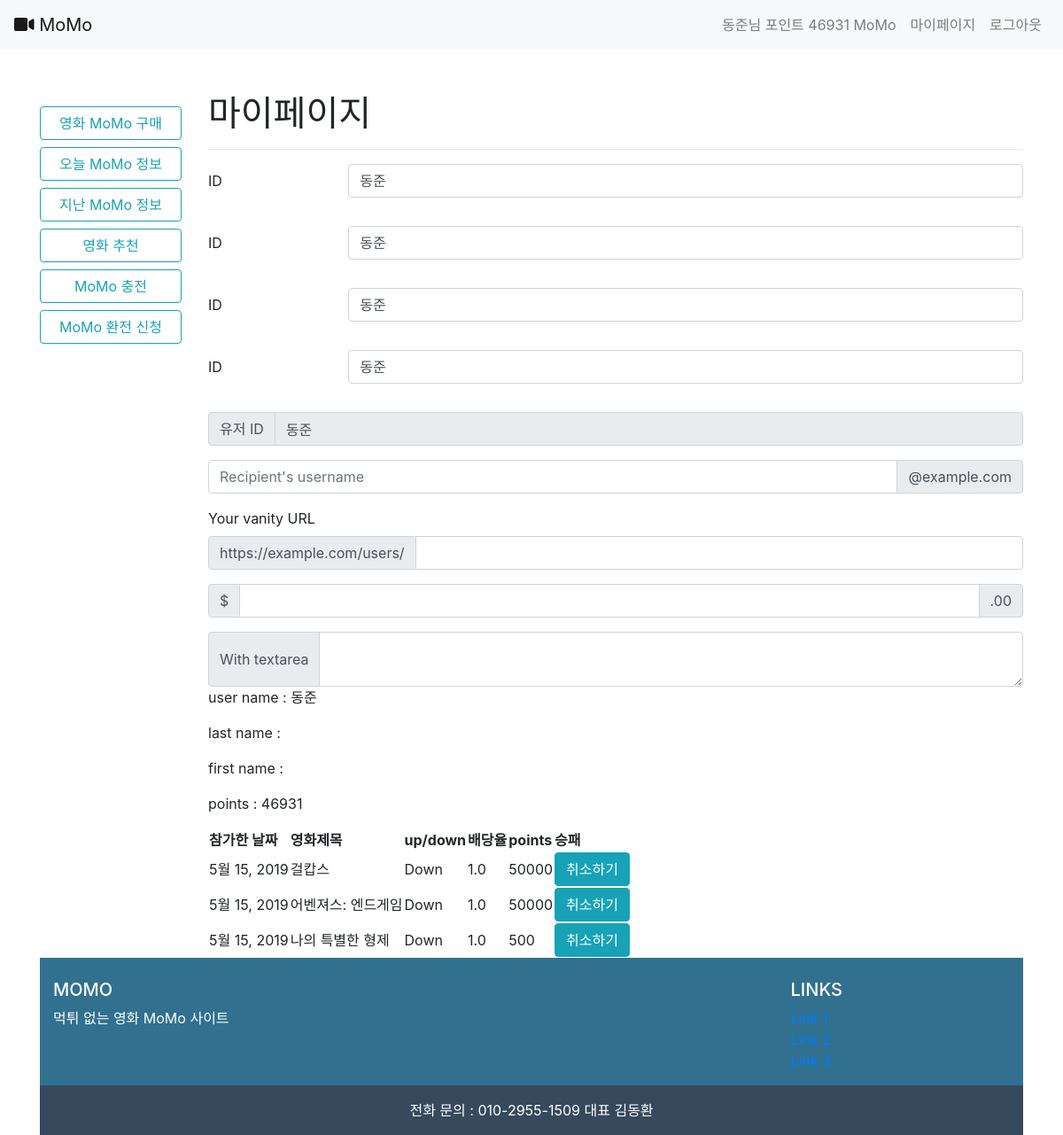
Page /accounts/2/ (signed in) on the committed database.
### accounts/models.py (models this page shows)
class User(AbstractUser):
    points = models.PositiveIntegerField(default=0)

### momo/models.py (models this page shows, shortened)
class UserMatchMoney(models.Model):
    user = models.ForeignKey(settings.AUTH_USER_MODEL, on_delete=models.CASCADE)
    match = models.ForeignKey(Match, on_delete=models.CASCADE)
    updown = models.IntegerField(default=0)
    points = models.IntegerField(default=0)# 1은 up 2는 down
    win = models.IntegerField(default=0)#0은 아직 상태 모름 1은 이김 2는 짐

class Match(models.Model):
    movie = models.ForeignKey(Movie, on_delete=models.CASCADE)
    user_up = models.ManyToManyField(settings.AUTH_USER_MODEL, related_name="up",blank=True)
    user_down = models.ManyToManyField(settings.AUTH_USER_MODEL, related_name="down",blank=True)
    standard = models.PositiveIntegerField(default = 0)# 기준관객수
    date = models.DateField(auto_now_add=True)# 날짜
    uprate = models.FloatField(default = 1)#up 배당
    downrate = models.FloatField(default = 1)#down 배당

class Movie(models.Model):
    title = models.CharField(max_length=120) # 영화 제목
    poster_url = models.ImageField(blank=True) # 영화 포스터
    audiCnt = models.IntegerField() # 해당일 관객수
    audinten = models.IntegerField() # 전일 대비 증감수
    audiChange = models.FloatField() # 전일 대비 증감 비율
    auidAcc = models.IntegerField() # 누적 관객수
    userRating = models.FloatField() # 영화 평점
    date = models.DateField()
    def __str__(self):
        return self.title

### accounts/views.py (the view)
# urls.py: path('<int:user_id>/',views.user_detail,name='user_detail'),
@login_required
def user_detail(request,user_id):
    user_infos = get_user_model().objects.get(pk=user_id)
    matches = UserMatchMoney.objects.filter(user=user_id)
    context={
        'user_infos':user_infos,
        'matches':matches
    }
    return render(request,'accounts/userdetail.html',context)

### accounts/templates/accounts/userdetail.html (shortened to what this page needs)
{% extends 'base.html' %}
{% block body %}
<h1>마이페이지</h1>
<hr>
<div class="form-group row">
  <label for="inputEmail3" class="col-sm-2 col-form-label">ID</label>
  <div class="col-sm-10">
    <p class="form-control">{{ user_infos.username }}</p>
  </div>
</div>
<div class="form-group row">
  <label for="inputEmail3" class="col-sm-2 col-form-label">ID</label>
  <div class="col-sm-10">
    <p class="form-control">{{ user_infos.username }}</p>
  </div>
</div>
<div class="form-group row">
  <label for="inputEmail3" class="col-sm-2 col-form-label">ID</label>
  <div class="col-sm-10">
    <p class="form-control">{{ user_infos.username }}</p>
  </div>
</div>
<div class="form-group row">
  <label for="inputEmail3" class="col-sm-2 col-form-label">ID</label>
  <div class="col-sm-10">
    <p class="form-control">{{ user_infos.username }}</p>
  </div>
</div>
<div class="input-group mb-3">
  <div class="input-group-prepend">
    <span class="input-group-text" id="basic-addon1">유저 ID</span>
  </div>
  <input type="text" class="form-control" placeholder="Username" aria-label="Username" aria-describedby="basic-addon1" value="{{ user_infos.username }}" readonly>
</div>
<div class="input-group mb-3">
  <input type="text" class="form-control" placeholder="Recipient's username" aria-label="Recipient's username" aria-describedby="basic-addon2">
  <div class="input-group-append">
    <span class="input-group-text" id="basic-addon2">@example.com</span>
  </div>
</div>
<label for="basic-url">Your vanity URL</label>
<div class="input-group mb-3">
  <div class="input-group-prepend">
    <span class="input-group-text" id="basic-addon3">https://example.com/users/</span>
  </div>
  <input type="text" class="form-control" id="basic-url" aria-describedby="basic-addon3">
</div>
<div class="input-group mb-3">
  <div class="input-group-prepend">
    <span class="input-group-text">$</span>
  </div>
  <input type="text" class="form-control" aria-label="Amount (to the nearest dollar)">
  <div class="input-group-append">
    <span class="input-group-text">.00</span>
  </div>
</div>
<div class="input-group">
  <div class="input-group-prepend">
    <span class="input-group-text">With textarea</span>
  </div>
  <textarea class="form-control" aria-label="With textarea"></textarea>
</div>
<p>user name : {{user_infos.username}}</p>
<p>last name : {{user_infos.last_name}}</p>
<p>first name : {{user_infos.first_name}}</p>
<p>points : {{user_infos.points }}</p>
<table>
  <tr>
    <th>참가한 날짜</th>
    <th>영화제목</th>
    <th>up/down</th>
    <th>배당율</th>
    <th>points</th>
    <th>승패</th>
  </tr>
  {% for match in matches %}
  <tr>
    <td>{{match.match.date}}</td>
    <td>{{match.match.movie}}</td>
    {% if match.updown == 1 %}
    <td>Up</td>
    <td>{{match.match.uprate}}</td>
    {% else %}
    <td>Down</td>
    <td>{{match.match.downrate}}</td>
    {% endif %}
    <td>{{match.points}}</td>
    {% if match.win == 1 %}
    <td>승</td>
    {% elif match.win == 2 %}
    <td>패</td>
    {% else %}
    <td>
      <form action = "{% url 'accounts:refund' match.id %}" method = "POST">
      <button type="submit" class="btn btn-info">취소하기</button>
      </form>
    </td>
    {% endif %}
  </tr>
  {% endfor %}
</table>
{% endblock %}

### bob/templates/nav.html (shortened to what this page needs)
<nav class="navbar navbar-expand-lg navbar-light bg-light">
  <a class="navbar-brand" href="{% url 'movies:list' %}">
    <i class="fas fa-video"></i>
    MoMo
  </a>
  <div class="collapse navbar-collapse" id="navbarNav">
    <ul class="navbar-nav ml-auto">
      {% if user.is_authenticated %}
      {% if not user.is_superuser %}
      <li class="nav-item">
        <a class="nav-link" tabindex="-1" aria-disabled="true">{{ user }}님 포인트 {{ user.points }} MoMo</a>
      </li>
      <li class="nav-item">
        <a class="nav-link" href="{% url 'accounts:user_detail' user.id %}" tabindex="-1" aria-disabled="true">마이페이지</a>
      </li>
      {% else %}
      <li class="nav-item">
        <a class="nav-link" tabindex="-1" aria-disabled="true">{{ user }}</a>
      </li>
      {% endif %}
      <li class="nav-item">
        <a class="nav-link" href="{% url 'accounts:logout' %}">로그아웃</a>
      </li>
      {% endif %}
    </ul>
  </div>
</nav>

### rows in the picture
User: username "동준", points "46931"
UserMatchMoney: match "5월 15, 2019", match.movie "걸캅스", match.downrate "1.0", points "50000", win "취소하기"
UserMatchMoney: match "5월 15, 2019", match.movie "어벤져스: 엔드게임", match.downrate "1.0", points "50000", win "취소하기"
UserMatchMoney: match "5월 15, 2019", match.movie "나의 특별한 형제", match.downrate "1.0", points "500", win "취소하기"
